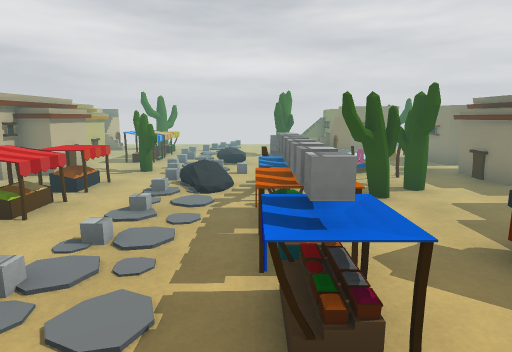
[1] (above)

12 first-person views from a walk through a Unity game level. The camera is 1.4 m above the floor, tilts 10° down and sees 75° across. The floor is counted in squares, 1 m on a side. Each view is taken from the middle of a square. On the plan, view 1 faces up. The plan holds only what a view shows up to about 15 squares ahead; the rest is blank. The place goes on beyond the plan. The player is left out. Some surface patterns are stand-ins.

[2]
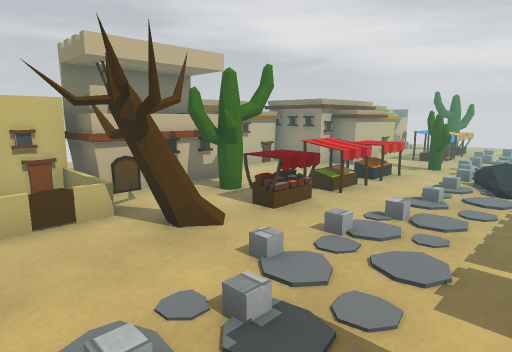

[3]
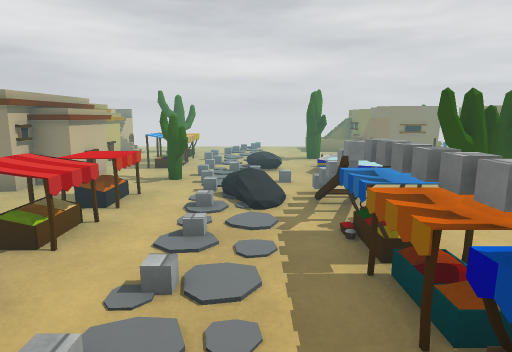

[4]
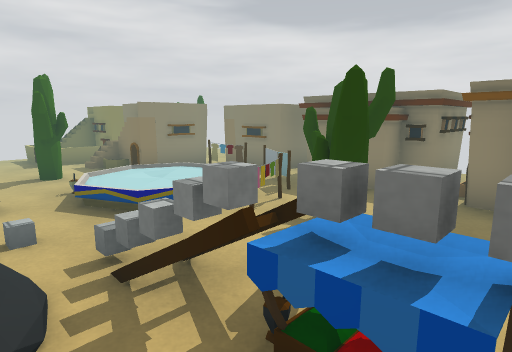

[5]
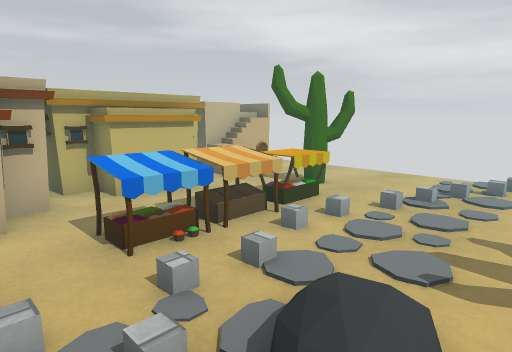

[6]
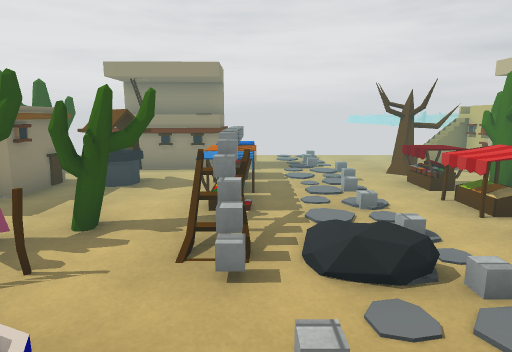

[7]
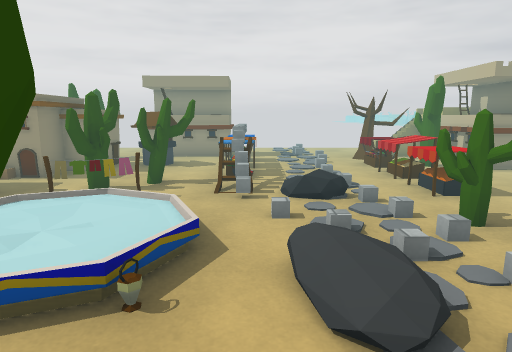

[8]
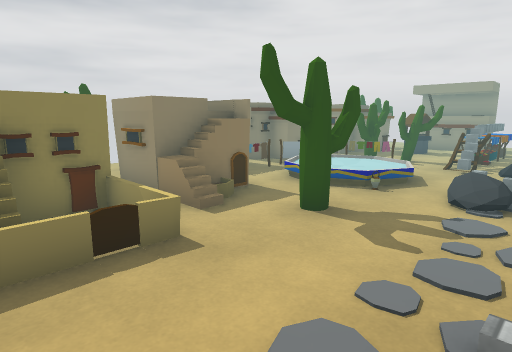

[9]
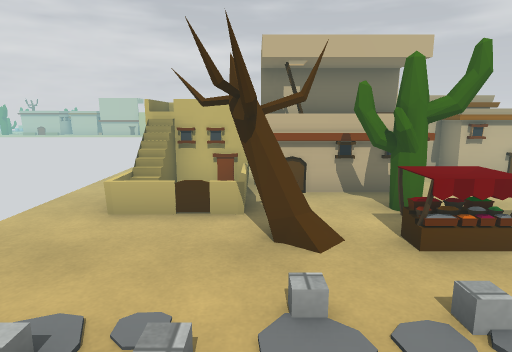

[10]
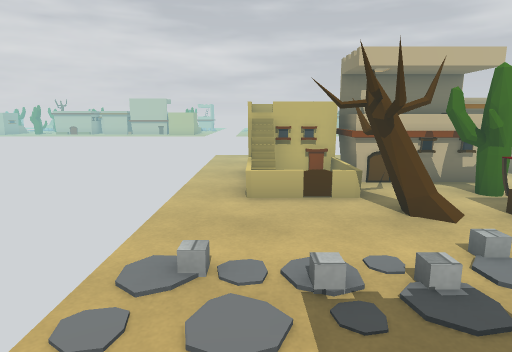

[11]
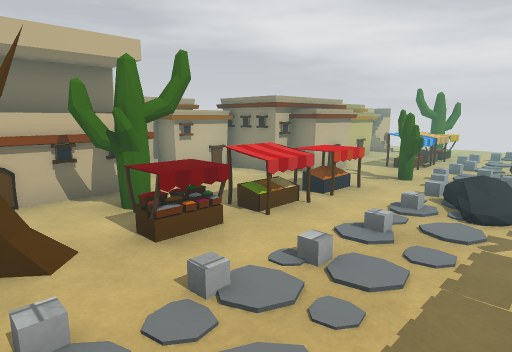

[12]
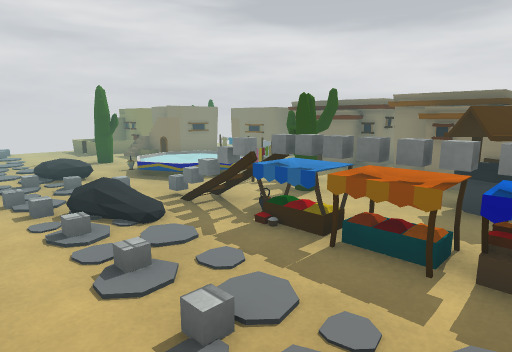

### Floor plan
Key: @ floor where view 1 was taken; # wall or solid block; x gap in a wall; . main floor; : floor 0.25 m higher than the main floor; + floor 1.5 m higher than the main floor; / step, stairs or slope; = window, fence, low wall or low ledge; ^ raised ledge; C cactus; U cube; L ladder; T tree; O other object.
Columns run from 11 left of view 1 to 8 right of it. Each row starts with its distance up from view 1.
 17     ......O.. =
 16    ##....UU....
 15     ^/.C.U...// CC
 14     #/.^.U.../###C.
 13     ##.^U...C.=##..
 12     ##.^U...C./##^
 11     ##.^^U/.///.#^
 10      ^^..U/./::/#^^
  9      ^#.CUU./::==^
  8      ^^..U.U./.=#^
  7    #^^.^^UOU.=###^
  6    ##..^.U.ULCC #^^^
  5    ## .^^U.UCC. ##
  4     ##C..U.U^ ###
  3     ##C^^U.U^####
  2     ##.....U^###CC
  1     ##TT.U..####CC
  0     x./T.U.@####.
 -1 ...+///......
 -2 .........U..

Where each view was taken, in squares from view 1:
view 1: 0 up, 0 right, facing up
view 2: 1 down, 0 right, facing up-left
view 3: 1 up, 1 left, facing up
view 4: 4 up, 1 left, facing up-right
view 5: 9 up, 0 right, facing up-left
view 6: 10 up, 0 right, facing down
view 7: 13 up, 0 right, facing down
view 8: 17 up, 2 left, facing down-right
view 9: 1 up, 0 right, facing left
view 10: 1 down, 1 right, facing left
view 11: 1 up, 0 right, facing up-left
view 12: 2 up, 3 left, facing up-right
